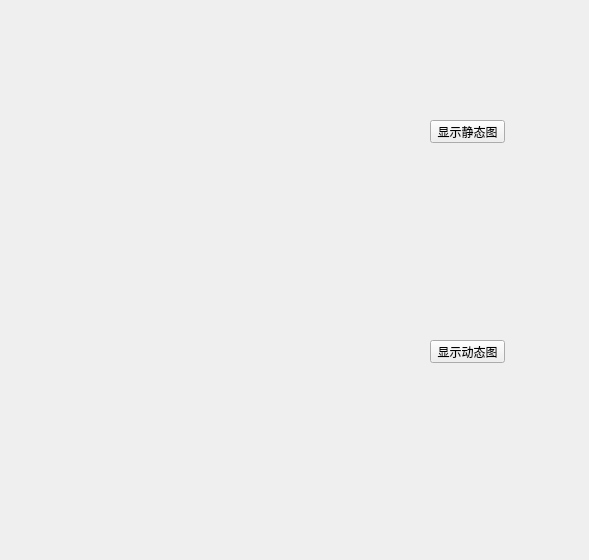
<?xml version="1.0" encoding="UTF-8"?>
<ui version="4.0">
 <class>Form</class>
 <widget class="QWidget" name="Form">
  <property name="geometry">
   <rect>
    <x>0</x>
    <y>0</y>
    <width>589</width>
    <height>560</height>
   </rect>
  </property>
  <property name="windowTitle">
   <string>Form</string>
  </property>
  <widget class="MatplotlibWidget" name="matplotlibwidget_static" native="true">
   <property name="geometry">
    <rect>
     <x>0</x>
     <y>0</y>
     <width>411</width>
     <height>261</height>
    </rect>
   </property>
  </widget>
  <widget class="QPushButton" name="showStaticButton">
   <property name="geometry">
    <rect>
     <x>430</x>
     <y>120</y>
     <width>75</width>
     <height>23</height>
    </rect>
   </property>
   <property name="text">
    <string>显示静态图</string>
   </property>
  </widget>
  <widget class="QPushButton" name="showDynamicButton">
   <property name="geometry">
    <rect>
     <x>430</x>
     <y>340</y>
     <width>75</width>
     <height>23</height>
    </rect>
   </property>
   <property name="text">
    <string>显示动态图</string>
   </property>
  </widget>
  <widget class="MatplotlibWidget" name="matplotlibwidget_dynamic" native="true">
   <property name="geometry">
    <rect>
     <x>40</x>
     <y>260</y>
     <width>371</width>
     <height>301</height>
    </rect>
   </property>
  </widget>
 </widget>
 <customwidgets>
  <customwidget>
   <class>MatplotlibWidget</class>
   <extends>QWidget</extends>
   <header>matplotlibwidget</header>
   <container>1</container>
  </customwidget>
 </customwidgets>
 <resources/>
 <connections/>
</ui>
